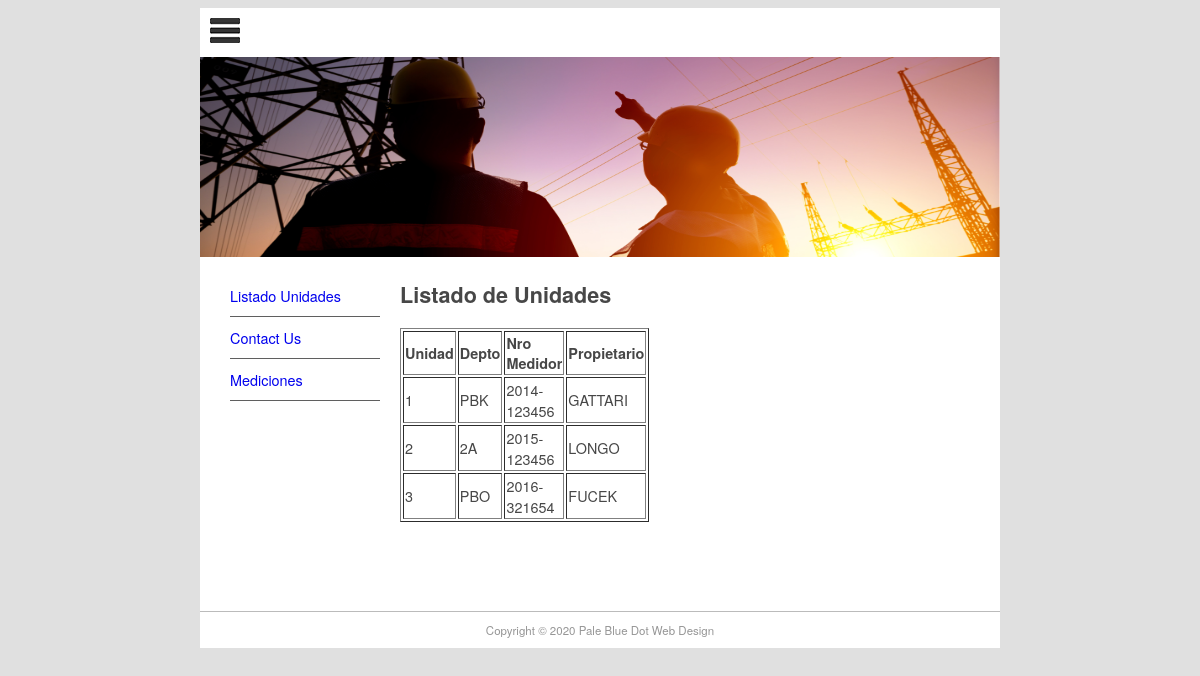
The app's page /deptos with its own data.
### pages/models.py (models this page shows, shortened)
class Unidades(models.Model):
    unidad = models.IntegerField()
    depto = models.CharField(max_length=10, help_text='Por Ej PBK o 2A')
    nro_medidor = models.CharField(max_length=15, help_text='Numero completo de Medidor')
    propietario = models.CharField(max_length=50)

### pages/views.py (the view)
# urls.py: path('deptos', views.deptos, name='deptos'),
def deptos(request):
    unidades = Unidades.objects.filter().order_by('unidad')
    return render(request, 'pages/deptos.html', {'unidades': unidades})

### pages/templates/pages/deptos.html (shortened to what this page needs)
{% extends "pages/page.html" %}
{% block content %}
<h1>Listado de Unidades</h1>
  <table style="width:30%" border="1">
        <tr>
          <th> Unidad </th>
          <th> Depto </th>
          <th> Nro Medidor </th>
          <th> Propietario </th>
        </tr>
        {% for uni in unidades %}
          <tr>
            <td>  {{ uni.unidad }}  </td>
            <td>   {{ uni.depto }}  </td>
            <td>   {{ uni.nro_medidor }}  </td>
            <td>   {{ uni.propietario }}  </td>
        {% endfor %}
          </tr>
  </table>
{% endblock content %}

### pages/templates/pages/page.html (shortened to what this page needs)
{% extends "base.html" %}

### mfdw_site/templates/base.html (shortened to what this page needs)
{% load static %}
<!doctype html>
<html>
<head>
<link href="{% static 'main.css' %}" rel="stylesheet" type="text/css">
</head>
<body>
<div id="wrapper">
  <header id="header">
    <div id="logo"><img src="{% static 'logo.jpg' %}" alt=""/></div>
    <div id="topbanner"><img src="{% static 'top_banner.jpg' %}" width="800" height="200" alt=""/></div>
  </header>
  <aside id="leftsidebar">
    <nav id="nav">
      <ul>
        <li><a href="/deptos">Listado Unidades</a></li>
        <li><a href="/contact">Contact Us</a></li>
        <li><a href="/mediciones">Mediciones</a></li>
      </ul>
    </nav>
  </aside>
  <section id="main">
    {% block content %}{% endblock content %}
  </section>
  <footer id="footer">Copyright &copy; 2020 Pale Blue Dot Web Design</footer>
</div>
</body>
</html>

### mfdw_site/static/main.css (style rules this page uses)
#header { border-style: none; width: 800px; height: auto; }
#wrapper { margin-top: 0px; margin-left: auto; margin-right: auto; background-color: #FFFFFF; width: 800px; }
body { background-color: #E0E0E0; font-family: Gotham, "Helvetica Neue", Helvetica, Arial, sans-serif; font-size: 0.9em; text-align: justify; color: #474747; }
#footer { text-align: center; font-size: 0.8em; margin-top: 5px; padding-top: 10px; padding-bottom: 10px; background-color: #FFFFFF; border-top: thin solid #BBBBBB; clear: both; color: #969696; }
#nav li { padding-top: 10px; padding-bottom: 10px; font-size: 1em; list-style-type: none; border-bottom: thin solid #5F5F5F; color: #4C4C4C; left: 0px; list-style-position: inside; margin-left: -10px; }
#nav li a { text-decoration: none; }
#leftsidebar { width: 180px; height: 350px; float: left; }
#main { width: 560px; float: left; margin-left: 20px; margin-right: 10px; padding-right: 10px; }
#logo { padding: 10px; }

### records on screen
Unidades: unidad "1", depto "PBK", nro_medidor "2014-123456", propietario "GATTARI"
Unidades: unidad "2", depto "2A", nro_medidor "2015-123456", propietario "LONGO"
Unidades: unidad "3", depto "PBO", nro_medidor "2016-321654", propietario "FUCEK"
